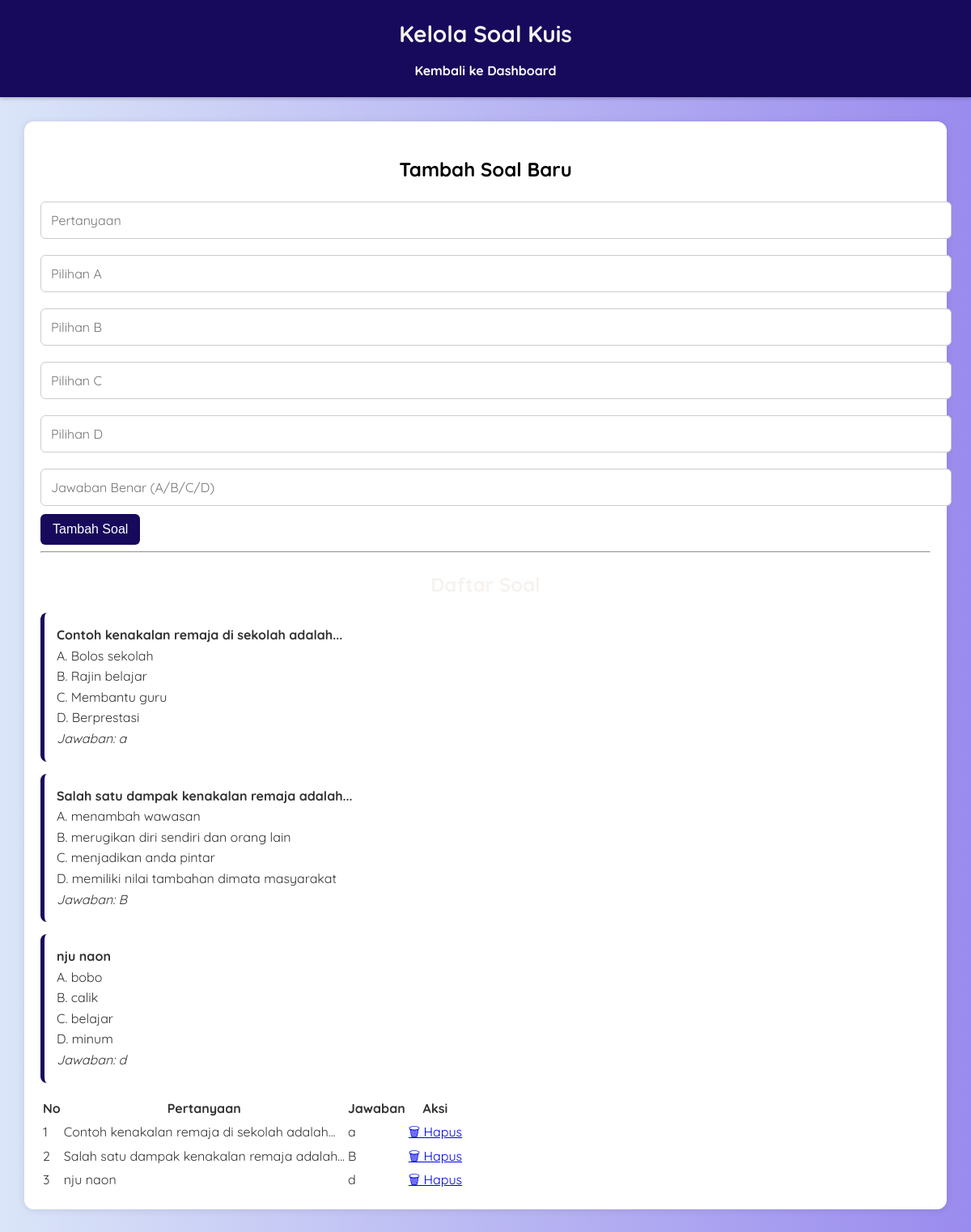
Screenshot of /kuis (signed in) with the database file from the repository.
### tables this page shows
CREATE TABLE kuis (
            id INTEGER PRIMARY KEY AUTOINCREMENT,
            pertanyaan TEXT NOT NULL,
            pilihan_a TEXT NOT NULL,
            pilihan_b TEXT NOT NULL,
            pilihan_c TEXT NOT NULL,
            pilihan_d TEXT NOT NULL,
            jawaban TEXT NOT NULL
        );

### app.py (the view)
@app.route('/kuis')
def kuis():
    if not session.get('admin'):
        return redirect(url_for('login'))
    conn = sqlite3.connect('database/data.db')
    c = conn.cursor()
    c.execute("SELECT * FROM kuis")
    data = c.fetchall()
    conn.close()
    return render_template('manage_kuis.html', data=data)

### templates/manage_kuis.html (shortened to what this page needs)
<!DOCTYPE html>
<html lang="id">
<head>
  <link rel="stylesheet" href="{{ url_for('static', filename='css/style.css') }}">
</head>
<body>
  <header>
    <h1>Kelola Soal Kuis</h1>
    <nav>
      <a href="{{ url_for('dashboard') }}">Kembali ke Dashboard</a>
    </nav>
  </header>
  <main>
    <h2 style="color: black;">Tambah Soal Baru</h2>
    <form method="POST" action="{{ url_for('tambah_kuis') }}">
      <input type="text" name="pertanyaan" placeholder="Pertanyaan" required><br>
      <input type="text" name="pilihan_a" placeholder="Pilihan A" required><br>
      <input type="text" name="pilihan_b" placeholder="Pilihan B" required><br>
      <input type="text" name="pilihan_c" placeholder="Pilihan C" required><br>
      <input type="text" name="pilihan_d" placeholder="Pilihan D" required><br>
      <input type="text" name="jawaban" placeholder="Jawaban Benar (A/B/C/D)" required><br>
      <button type="submit">Tambah Soal</button>
    </form>
    <hr>
    <h2>Daftar Soal</h2>
    <ul>
      {% for soal in data %}
        <li>
          <strong>{{ soal[1] }}</strong><br>
          A. {{ soal[2] }}<br>
          B. {{ soal[3] }}<br>
          C. {{ soal[4] }}<br>
          D. {{ soal[5] }}<br>
          <em>Jawaban: {{ soal[6] }}</em>
        </li>
      {% else %}
        <p>Belum ada soal kuis.</p>
      {% endfor %}
    </ul>
    <table>
      <thead>
        <tr>
          <th>No</th>
          <th>Pertanyaan</th>
          <th>Jawaban</th>
          <th>Aksi</th>
        </tr>
      </thead>
      <tbody>
        {% for q in data %}
        <tr>
          <td>{{ loop.index }}</td>
          <td>{{ q[1] }}</td>
          <td>{{ q[6] }}</td>
          <td>
            <a href="{{ url_for('hapus_kuis', id=q[0]) }}" onclick="return confirm('Yakin ingin menghapus soal ini?')">🗑 Hapus</a>
          </td>
        </tr>
        {% else %}
        <tr>
          <td colspan="4">Belum ada soal.</td>
        </tr>
        {% endfor %}
      </tbody>
    </table>
  </main>
</body>
</html>

### static/css/style.css (style rules this page uses)
body { font-family: 'Quicksand', 'Segoe UI', sans-serif; background: linear-gradient(to right, #dae5f8, #9a8bee); margin: 0; padding: 0; color: #333; line-height: 1.6; }
header { background-color: #170a5c; color: rgb(214, 218, 241); padding: 20px; text-align: center; box-shadow: 0 2px 4px rgba(0,0,0,0.2); }
header h1 { margin: 0; font-size: 28px; }
nav { margin-top: 10px; }
nav a { color: white; margin: 0 10px; text-decoration: none; font-weight: bold; }
.container, main { max-width: 1100px; margin: 30px auto; background-color: #dae5f8; padding: 25px; border-radius: 12px; box-shadow: 0 2px 6px rgba(0,0,0,0.1); }
h1, h2, h3 { color: #f7f2ef; margin-bottom: 10px; text-align: center; }
ul { list-style: none; padding: 0; }
ul li { background-color: white; border-left: 5px solid #170a5c; margin-bottom: 15px; padding: 15px; border-radius: 8px; }
form input[type="text"], form input[type="password"], form textarea { width: 100%; padding: 12px; margin: 10px 0; border-radius: 6px; border: 1px solid #ccc; font-size: 16px; font-family: inherit; }
form button, button { background-color: #170a5c; color: white; padding: 10px 15px; border: none; cursor: pointer; font-size: 16px; border-radius: 6px; transition: background-color 0.3s ease; }
main { background-color: white; border-radius: 12px; padding: 20px; box-shadow: 0 1px 10px rgba(0,0,0,0.1); transition: transform 0.3s ease; }

### rows the page displays
kuis: pertanyaan "Contoh kenakalan remaja di sekolah adalah...", pilihan_a "Bolos sekolah", pilihan_b "Rajin belajar", pilihan_c "Membantu guru", pilihan_d "Berprestasi", jawaban "a"
kuis: pertanyaan "Salah satu dampak kenakalan remaja adalah...", pilihan_a "menambah wawasan", pilihan_b "merugikan diri sendiri dan orang lain", pilihan_c "menjadikan anda pintar", pilihan_d "memiliki nilai tambahan dimata masyarakat", jawaban "B"
kuis: pertanyaan "nju naon", pilihan_a "bobo", pilihan_b "calik", pilihan_c "belajar", pilihan_d "minum", jawaban "d"
